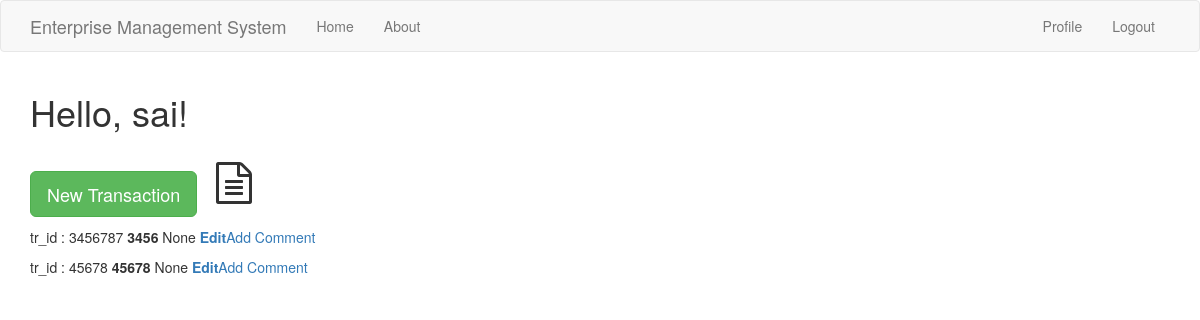
Before: /index (signed in) with the older database file.
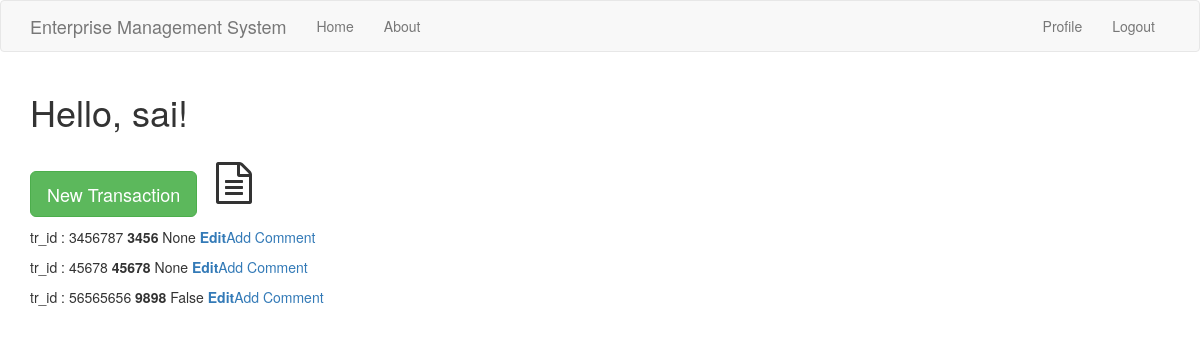
After: the same page with the newer database file.
### app/models.py (models this page shows, shortened)
class Transaction(db.Model):
    id = db.Column(db.Integer,primary_key=True)
    tr_id = db.Column(db.Integer)
    date = db.Column(db.String(64))
    description = db.Column(db.String(140))
    tr_type = db.Column(db.String(64))
    amount = db.Column(db.Integer)
    valid = db.Column(db.Boolean, default=False)
    user_id = db.Column(db.Integer,db.ForeignKey('user.id'))

### app/routes.py (the view)
@app.route('/')
@app.route('/index')
@login_required
def index():
    transaction = Transaction.query.filter_by(user_id=current_user.id)
    return render_template("index.html", title='HomePage',transaction=transaction)

### app/models.py (called while the page is built)
@login.user_loader
def load_user(id):
    return User.query.get(int(id))

### app/routes.py (called while the page is built)
@app.before_request
def before_request():
    if current_user.is_authenticated:
        current_user.last_seen = datetime.utcnow()
        db.session.commit()

### app/templates/index.html (shortened to what this page needs)
{% extends "base.html" %}
{% import 'bootstrap/wtf.html' as wtf %}
{% block app_content %}
<link rel="stylesheet" href="https://cdnjs.cloudflare.com/ajax/libs/font-awesome/4.7.0/css/font-awesome.min.css">
    <h1>Hello, {{ current_user.username }}!</h1>
    <br>
    <p> <a href="{{ url_for('add_transaction') }}" class="btn btn-lg btn-success">New Transaction</a> <i class="fa fa-file-text-o fa-3x" aria-hidden="true" style="margin-left: 15px" ></i></p>
    {% for po in transaction %}
    <div>
        <p>tr_id : {{po.tr_id}} <b>{{po.amount}}</b> <b></b>{{po.valid}} <b><a href="{{ url_for('edit_transaction', trans_id = po.id) }}">Edit</a></b><a href="{{ url_for('add_comment', trans_id = po.id) }}">Add Comment</a></p>
    </div>
    {% endfor %}
{% endblock %}

Changed rows visible on the page:
added Transaction: tr_id "56565656", amount "9898", valid "False"
